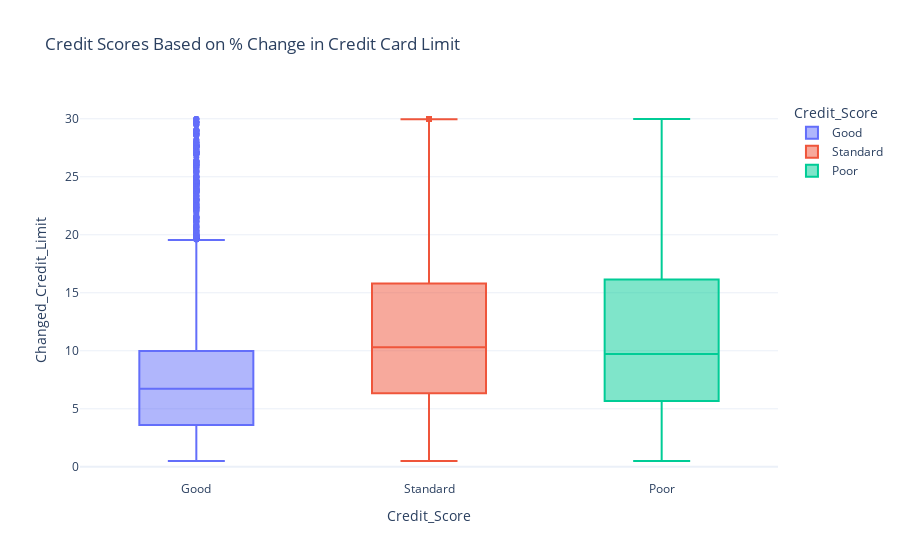

This figure's notebook cell:
### Code cell
fig = px.box(credit_card_data, x = "Credit_Score", y = "Changed_Credit_Limit", color = "Credit_Score", title = "Credit Scores Based on % Change in Credit Card Limit")
fig.show() # People with good credit scores have lower percent change in credit card limit(lower correlation compared to other indicators)

### Figure 1 — Plotly figure (JSON) as saved in the notebook; plotly's stock layout.template omitted (floating-point values rounded to 4 significant figures; data arrays with more than 128 entries replaced by an {"elided": "..."} marker saying what was removed)
{"data": [{"alignmentgroup": "True", "hovertemplate": "Credit_Score=%{x}<br>Changed_Credit_Limit=%{y}<extra></extra>", "legendgroup": "Good", "marker": {"color": "#636efa"}, "name": "Good", "notched": false, "offsetgroup": "Good", "orientation": "v", "showlegend": true, "type": "box", "x": {"elided": "17828 str values"}, "x0": " ", "xaxis": "x", "y": {"elided": "17828 float values"}, "y0": " ", "yaxis": "y"}, {"alignmentgroup": "True", "hovertemplate": "Credit_Score=%{x}<br>Changed_Credit_Limit=%{y}<extra></extra>", "legendgroup": "Standard", "marker": {"color": "#EF553B"}, "name": "Standard", "notched": false, "offsetgroup": "Standard", "orientation": "v", "showlegend": true, "type": "box", "x": {"elided": "53174 str values"}, "x0": " ", "xaxis": "x", "y": {"elided": "53174 float values"}, "y0": " ", "yaxis": "y"}, {"alignmentgroup": "True", "hovertemplate": "Credit_Score=%{x}<br>Changed_Credit_Limit=%{y}<extra></extra>", "legendgroup": "Poor", "marker": {"color": "#00cc96"}, "name": "Poor", "notched": false, "offsetgroup": "Poor", "orientation": "v", "showlegend": true, "type": "box", "x": {"elided": "28998 str values"}, "x0": " ", "xaxis": "x", "y": {"elided": "28998 float values"}, "y0": " ", "yaxis": "y"}], "layout": {"boxmode": "overlay", "legend": {"title": {"text": "Credit_Score"}, "tracegroupgap": 0}, "title": {"text": "Credit Scores Based on % Change in Credit Card Limit"}, "xaxis": {"anchor": "y", "categoryarray": ["Good", "Standard", "Poor"], "categoryorder": "array", "domain": [0, 1], "title": {"text": "Credit_Score"}}, "yaxis": {"anchor": "x", "domain": [0, 1], "title": {"text": "Changed_Credit_Limit"}}}}
